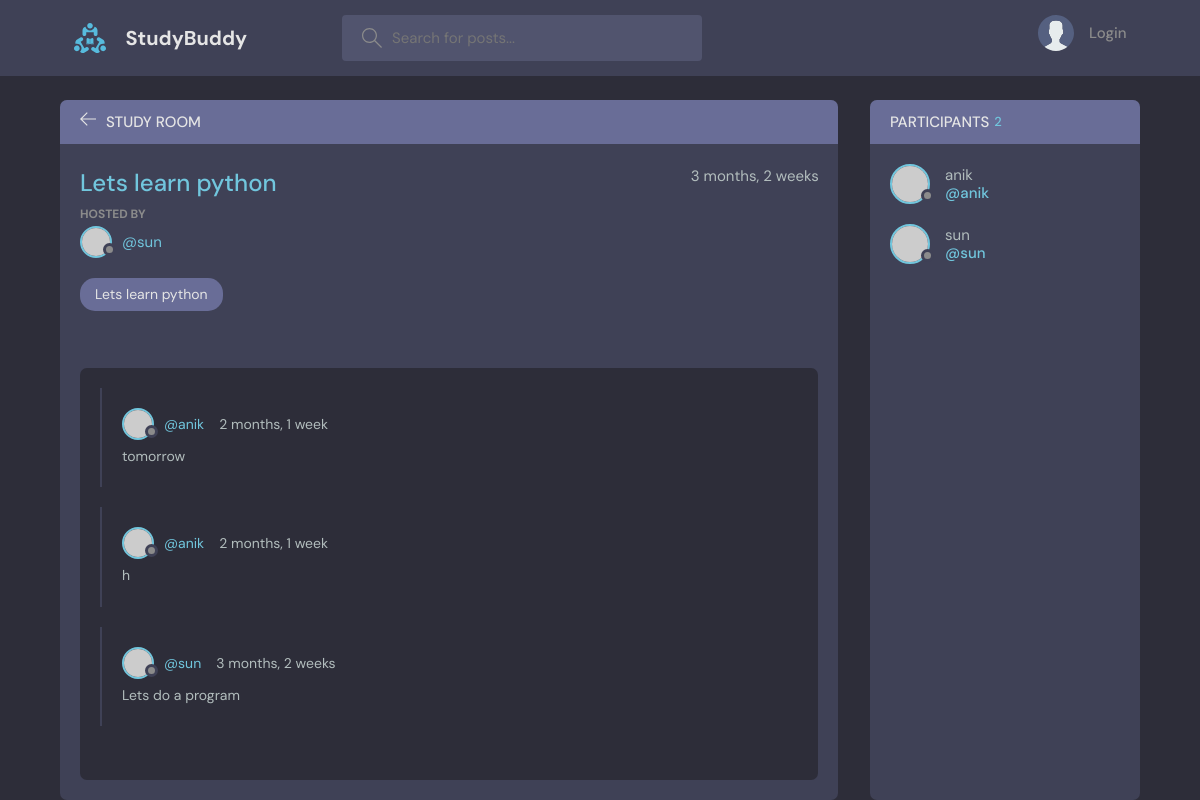
/room/1, run on the app's committed database.
### base/models.py (models this page shows, shortened)
class Room(models.Model):
    host = models.ForeignKey(User, on_delete=models.SET_NULL, null=True)
    topic = models.ForeignKey(Topic, on_delete=models.SET_NULL, null=True)
    name = models.CharField(max_length=200, null=False, blank= False)
    description = models.TextField(null= True, blank= True,)
    participants = models.ManyToManyField(User, related_name='participants', blank= True)
    updated = models.DateTimeField(auto_now= True)
    created = models.DateTimeField(auto_now_add= True)
    objects = models.Manager()
    class Meta:
        ordering = ['-created', '-updated']

class Messages(models.Model):
    user = models.ForeignKey(User, on_delete=models.CASCADE)
    room = models.ForeignKey(Room, on_delete=models.CASCADE)
    body = models.TextField()
    updated = models.DateTimeField(auto_now= True)
    created = models.DateTimeField(auto_now_add= True)
    objects = models.Manager()
    class Meta:
        ordering = ['-created', '-updated']

### base/views.py (the view, shortened to what this page needs)
# urls.py: path('room/<str:pk>', views.room, name = "room"),
def room(request, pk):
    room = Room.objects.get(id = pk)
    comments =  room.messages_set.all()
    participants = room.participants.all()
    context = {'room':room, 'comments': comments, 'participants': participants}
    return render(request,'base/room.html', context)

### base/templates/base/room.html (shortened to what this page needs)
{% extends 'main.html' %}
{% block content %}
    <main class="profile-page layout layout--2">
      <div class="container">
        <div class="room">
          <div class="room__top">
            <div class="room__topLeft">
              <a href="{% url 'home' %}">
                <svg version="1.1" xmlns="http://www.w3.org/2000/svg" width="32" height="32" viewBox="0 0 32 32">
                  <title>arrow-left</title>
                  <path
                    d="M13.723 2.286l-13.723 13.714 13.719 13.714 1.616-1.611-10.96-10.96h27.625v-2.286h-27.625l10.965-10.965-1.616-1.607z"
                  ></path>
                </svg>
              </a>
              <h3>STUDY ROOM</h3>
            </div>
            </div>
          <div class="room__box scroll">
            <div class="room__header scroll">
              <div class="room__info">
                <h3>{{ room.name }}</h3>
                <span>{{ room.created|timesince }}</span>
              </div>
              <div class="room__hosted">
                <p>Hosted By</p>
                <a href="{% url 'user-profile' room.host.id %}" class="room__author">
                  <div class="avatar avatar--small">
                    <img src="https://randomuser.me/api/portraits/men/37.jpg" />
                  </div>
                  <span>@{{ room.host.username }}</span>
                </a>
              </div>
              <div class="room__details">
                <span class="room__topics">{{room.name}}</span>
              </div>
            </div>
            <div class="room__conversation">
              <div class="threads scroll">
                {% for message in comments %}
                  <div class="thread">
                    <div class="thread__top">
                      <div class="thread__author">
                        <a href="{% url 'user-profile' message.user.id %}" class="thread__authorInfo">
                          <div class="avatar avatar--small">
                            <img src="https://randomuser.me/api/portraits/men/37.jpg" />
                          </div>
                          <span>@{{message.user.username}}</span>
                        </a>
                        <span class="thread__date">{{message.created|timesince}}</span>
                      </div>
                    </div>
                    <div class="thread__details">
                      {{message.body}}
                    </div>
                  </div>
                {% endfor %}
              </div>
            </div>
          </div>
        </div>
        <div class="participants">
          <h3 class="participants__top">Participants <span>{{ participants.count }}</span></h3>
          <div class="participants__list scroll">
            {% for user in participants %}
            <a href="{% url 'user-profile' user.id %}" class="participant">
              <div class="avatar avatar--medium">
                <img src="https://randomuser.me/api/portraits/men/37.jpg" />
              </div>
              <p>
                {{ user.username }}
                <span>@{{ user.username }}</span>
              </p>
            </a>
            {% endfor %}
          </div>
        </div>
      </div>
    </main>
{% endblock content %}

### data on the page
Room: name "Lets learn python", created "3 months, 2 weeks", host.username "sun"
Messages: user.username "anik", created "2 months, 1 week", body "tomorrow"
Messages: user.username "anik", created "2 months, 1 week", body "h"
Messages: user.username "sun", created "3 months, 2 weeks", body "Lets do a program"

### other printed values
{{ participants.count }} "2"
{{ user.username }} "anik"
{{ user.username }} "sun"
